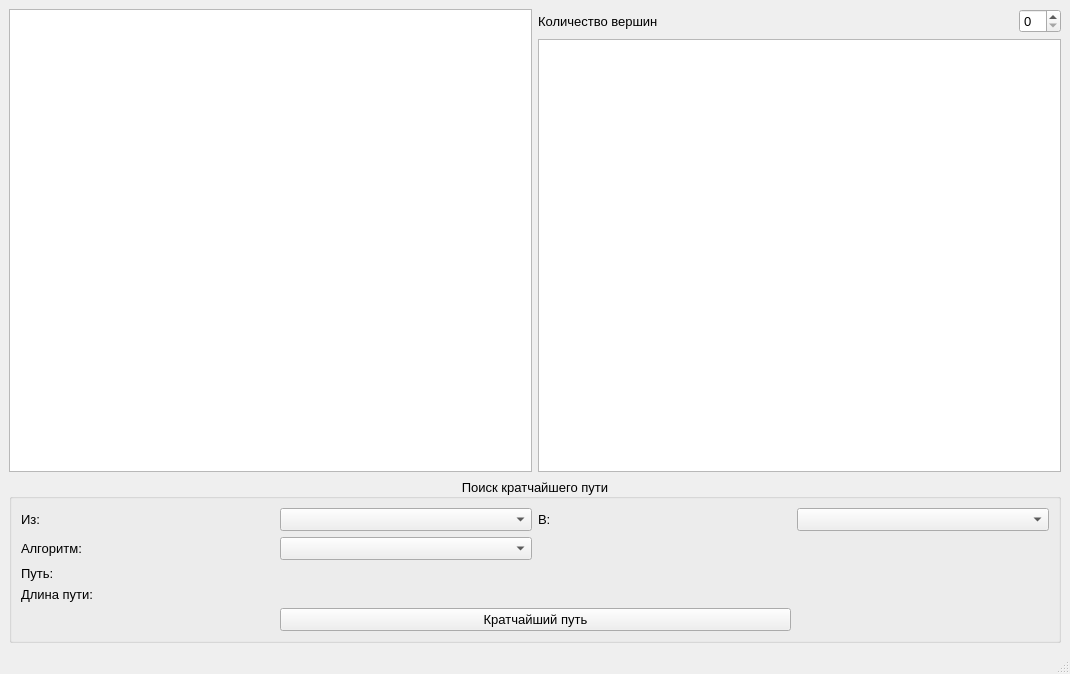
<?xml version="1.0" encoding="UTF-8"?>
<ui version="4.0">
 <class>MainWindow</class>
 <widget class="QMainWindow" name="MainWindow">
  <property name="geometry">
   <rect>
    <x>0</x>
    <y>0</y>
    <width>1070</width>
    <height>674</height>
   </rect>
  </property>
  <property name="windowTitle">
   <string>Вычислительная сеть</string>
  </property>
  <widget class="QWidget" name="centralwidget">
   <layout class="QVBoxLayout" name="verticalLayout_2">
    <item>
     <layout class="QHBoxLayout" name="horizontalLayout">
      <item>
       <widget class="GraphWidget" name="graphWidget"/>
      </item>
      <item>
       <layout class="QVBoxLayout" name="verticalLayout">
        <item>
         <layout class="QHBoxLayout" name="horizontalLayout_2">
          <item>
           <widget class="QLabel" name="vertexCountHeaderLabel">
            <property name="font">
             <font>
              <pointsize>10</pointsize>
             </font>
            </property>
            <property name="text">
             <string>Количество вершин</string>
            </property>
           </widget>
          </item>
          <item>
           <spacer name="horizontalSpacer">
            <property name="orientation">
             <enum>Qt::Orientation::Horizontal</enum>
            </property>
            <property name="sizeHint" stdset="0">
             <size>
              <width>40</width>
              <height>20</height>
             </size>
            </property>
           </spacer>
          </item>
          <item>
           <widget class="QSpinBox" name="vertexCountValueSpin">
            <property name="font">
             <font>
              <pointsize>10</pointsize>
             </font>
            </property>
            <property name="maximum">
             <number>10</number>
            </property>
           </widget>
          </item>
         </layout>
        </item>
        <item>
         <widget class="MatrixWidget" name="matrixWidget"/>
        </item>
       </layout>
      </item>
     </layout>
    </item>
    <item>
     <widget class="QGroupBox" name="resultControlGroup">
      <property name="font">
       <font>
        <pointsize>10</pointsize>
       </font>
      </property>
      <property name="layoutDirection">
       <enum>Qt::LayoutDirection::LeftToRight</enum>
      </property>
      <property name="title">
       <string>Поиск кратчайшего пути</string>
      </property>
      <property name="alignment">
       <set>Qt::AlignmentFlag::AlignCenter</set>
      </property>
      <layout class="QGridLayout" name="gridLayout">
       <item row="3" column="0">
        <widget class="QLabel" name="pathHeaderLabel">
         <property name="text">
          <string>Путь:</string>
         </property>
        </widget>
       </item>
       <item row="2" column="0">
        <widget class="QLabel" name="algorithmHeaderLabel">
         <property name="text">
          <string>Алгоритм:</string>
         </property>
        </widget>
       </item>
       <item row="0" column="0">
        <widget class="QLabel" name="fromVertexLabel">
         <property name="text">
          <string>Из:</string>
         </property>
        </widget>
       </item>
       <item row="0" column="2">
        <widget class="QLabel" name="toVertexLabel">
         <property name="text">
          <string>В:</string>
         </property>
        </widget>
       </item>
       <item row="4" column="1">
        <widget class="QLabel" name="pathLenValueLabel">
         <property name="text">
          <string/>
         </property>
        </widget>
       </item>
       <item row="3" column="1">
        <widget class="QLabel" name="pathValueLabel">
         <property name="text">
          <string/>
         </property>
        </widget>
       </item>
       <item row="4" column="0">
        <widget class="QLabel" name="pathLenHeaderLabel">
         <property name="text">
          <string>Длина пути:</string>
         </property>
        </widget>
       </item>
       <item row="2" column="1">
        <widget class="QComboBox" name="algorithmValueCombo"/>
       </item>
       <item row="0" column="3">
        <widget class="QComboBox" name="toVertexCombo"/>
       </item>
       <item row="0" column="1">
        <widget class="QComboBox" name="fromVertexCombo"/>
       </item>
       <item row="7" column="1" colspan="2">
        <widget class="QPushButton" name="findShortestPathButton">
         <property name="layoutDirection">
          <enum>Qt::LayoutDirection::LeftToRight</enum>
         </property>
         <property name="text">
          <string>Кратчайший путь</string>
         </property>
        </widget>
       </item>
      </layout>
     </widget>
    </item>
   </layout>
  </widget>
  <widget class="QMenuBar" name="menubar">
   <property name="geometry">
    <rect>
     <x>0</x>
     <y>0</y>
     <width>1070</width>
     <height>26</height>
    </rect>
   </property>
  </widget>
  <widget class="QStatusBar" name="statusbar"/>
 </widget>
 <customwidgets>
  <customwidget>
   <class>GraphWidget</class>
   <extends>QGraphicsView</extends>
   <header>graphWidget.h</header>
  </customwidget>
  <customwidget>
   <class>MatrixWidget</class>
   <extends>QTableWidget</extends>
   <header>matrixWidget.h</header>
  </customwidget>
 </customwidgets>
 <resources/>
 <connections/>
</ui>
